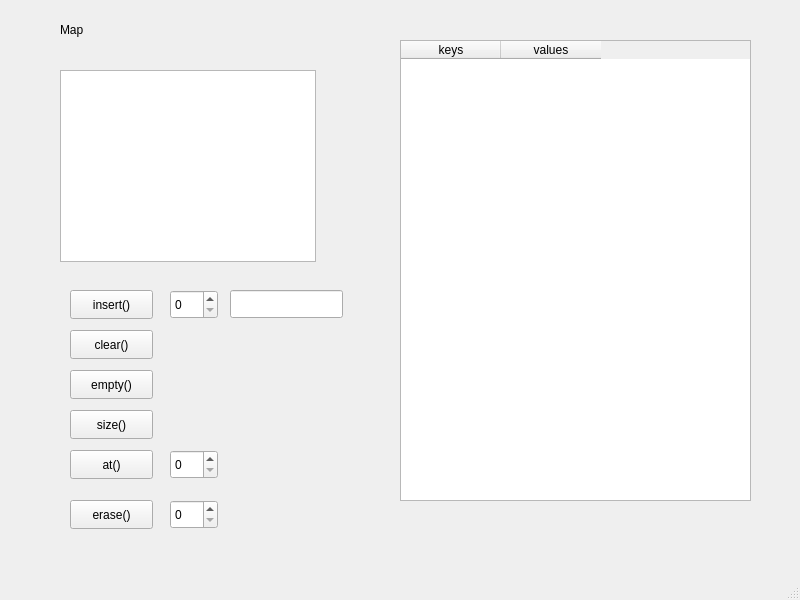
<?xml version="1.0" encoding="UTF-8"?>
<ui version="4.0">
 <class>MainWindow</class>
 <widget class="QMainWindow" name="MainWindow">
  <property name="geometry">
   <rect>
    <x>0</x>
    <y>0</y>
    <width>800</width>
    <height>600</height>
   </rect>
  </property>
  <property name="windowTitle">
   <string>MainWindow</string>
  </property>
  <widget class="QWidget" name="centralwidget">
   <widget class="QPushButton" name="insertbutton">
    <property name="geometry">
     <rect>
      <x>70</x>
      <y>290</y>
      <width>83</width>
      <height>29</height>
     </rect>
    </property>
    <property name="text">
     <string>insert()</string>
    </property>
   </widget>
   <widget class="QPushButton" name="clearbutton">
    <property name="geometry">
     <rect>
      <x>70</x>
      <y>330</y>
      <width>83</width>
      <height>29</height>
     </rect>
    </property>
    <property name="text">
     <string>clear()</string>
    </property>
   </widget>
   <widget class="QPushButton" name="emptybutton">
    <property name="geometry">
     <rect>
      <x>70</x>
      <y>370</y>
      <width>83</width>
      <height>29</height>
     </rect>
    </property>
    <property name="text">
     <string>empty()</string>
    </property>
   </widget>
   <widget class="QPushButton" name="sizebutton">
    <property name="geometry">
     <rect>
      <x>70</x>
      <y>410</y>
      <width>83</width>
      <height>29</height>
     </rect>
    </property>
    <property name="text">
     <string>size()</string>
    </property>
   </widget>
   <widget class="QPushButton" name="atbutton">
    <property name="geometry">
     <rect>
      <x>70</x>
      <y>450</y>
      <width>83</width>
      <height>29</height>
     </rect>
    </property>
    <property name="text">
     <string>at()</string>
    </property>
   </widget>
   <widget class="QPushButton" name="erasebutton">
    <property name="geometry">
     <rect>
      <x>70</x>
      <y>500</y>
      <width>83</width>
      <height>29</height>
     </rect>
    </property>
    <property name="text">
     <string>erase()</string>
    </property>
   </widget>
   <widget class="QTableWidget" name="tableWidget">
    <property name="geometry">
     <rect>
      <x>400</x>
      <y>40</y>
      <width>351</width>
      <height>461</height>
     </rect>
    </property>
    <column>
     <property name="text">
      <string>keys</string>
     </property>
    </column>
    <column>
     <property name="text">
      <string>values</string>
     </property>
    </column>
   </widget>
   <widget class="QSpinBox" name="insertspin">
    <property name="geometry">
     <rect>
      <x>170</x>
      <y>290</y>
      <width>48</width>
      <height>29</height>
     </rect>
    </property>
   </widget>
   <widget class="QLineEdit" name="insertedit">
    <property name="geometry">
     <rect>
      <x>230</x>
      <y>290</y>
      <width>113</width>
      <height>28</height>
     </rect>
    </property>
   </widget>
   <widget class="QSpinBox" name="erasespin">
    <property name="geometry">
     <rect>
      <x>170</x>
      <y>500</y>
      <width>48</width>
      <height>29</height>
     </rect>
    </property>
   </widget>
   <widget class="QTextBrowser" name="textshow">
    <property name="geometry">
     <rect>
      <x>60</x>
      <y>70</y>
      <width>256</width>
      <height>192</height>
     </rect>
    </property>
   </widget>
   <widget class="QLabel" name="label">
    <property name="geometry">
     <rect>
      <x>60</x>
      <y>20</y>
      <width>311</width>
      <height>20</height>
     </rect>
    </property>
    <property name="text">
     <string>Map&lt;int, std::string&gt;</string>
    </property>
   </widget>
   <widget class="QSpinBox" name="spinat">
    <property name="geometry">
     <rect>
      <x>170</x>
      <y>450</y>
      <width>48</width>
      <height>29</height>
     </rect>
    </property>
   </widget>
  </widget>
  <widget class="QMenuBar" name="menubar">
   <property name="geometry">
    <rect>
     <x>0</x>
     <y>0</y>
     <width>800</width>
     <height>25</height>
    </rect>
   </property>
  </widget>
  <widget class="QStatusBar" name="statusbar"/>
 </widget>
 <resources/>
 <connections/>
</ui>
